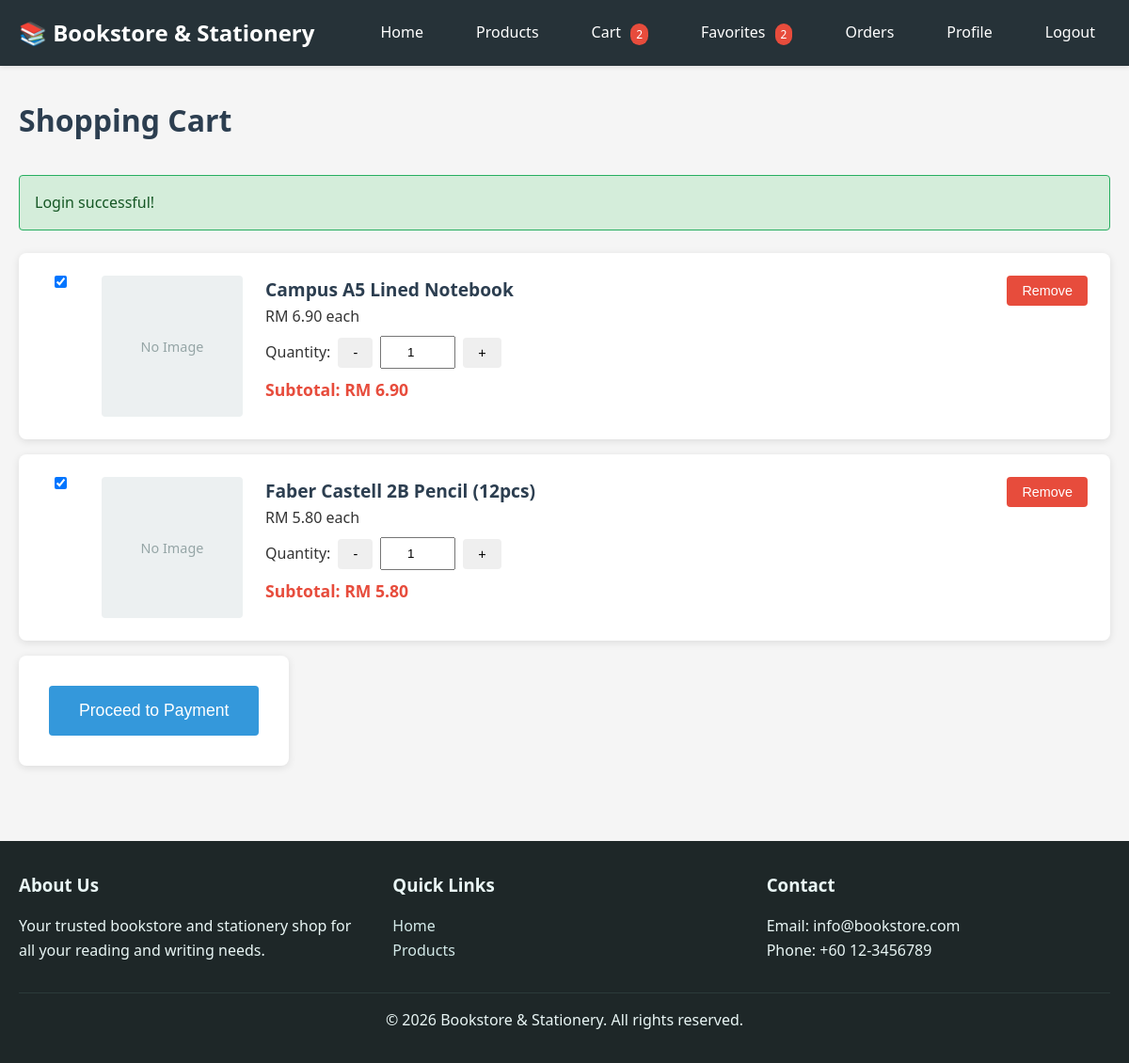
Screenshot of /cart/view.php (signed in) with the database file from the repository.
### tables this page shows
CREATE TABLE `shopping_cart` (
  `cart_id` varchar(10) NOT NULL,
  `member_id` varchar(10) NOT NULL,
  `product_id` varchar(10) NOT NULL,
  `quantity` int(11) NOT NULL DEFAULT 1
);

CREATE TABLE `product` (
  `product_id` varchar(10) NOT NULL,
  `category_id` varchar(10) NOT NULL,
  `name` varchar(150) NOT NULL,
  `description` text DEFAULT NULL,
  `price` decimal(10,2) NOT NULL,
  `stock` int(11) NOT NULL DEFAULT 0,
  `created_by` varchar(10) DEFAULT NULL,
  `updated_by` varchar(10) DEFAULT NULL,
  `created_at` datetime DEFAULT current_timestamp(),
  `is_hidden` tinyint(1) NOT NULL DEFAULT 0
);

### config/functions.php (called while the page is built, shortened)
<?php
function formatPrice($price) {
    return 'RM ' . number_format($price, 2);
}
function getCartItems($pdo, $memberId) {
    $stmt = $pdo->prepare("SELECT c.*, p.name as product_name, p.price, p.stock,
                          (SELECT filename FROM product_photo WHERE product_id = p.product_id LIMIT 1) as image_path
                          FROM shopping_cart c
                          JOIN product p ON c.product_id = p.product_id
                          WHERE c.member_id = ?
                          ORDER BY c.cart_id DESC");
    $stmt->execute([$memberId]);
    $items = $stmt->fetchAll();
    foreach ($items as &$item) {
        $item['stock_quantity'] = $item['stock'] ?? 0;
    }
    return $items;
}
?>

### includes/components/cart_item.php (the view, shortened to what this page needs)
<?php
require_once __DIR__ . '/../../config/functions.php';
?>
<div class="cart-item">
    <div class="cart-item-selector">
        <input type="checkbox" name="selected_cart_ids[]" value="<?php echo $item['cart_id']; ?>" form="checkout-selection-form" checked>
    </div>
    <div class="cart-item-image">
        <?php if (!empty($item['image_path']) && file_exists(__DIR__ . '/../..' . $item['image_path'])): ?>
            <img src="<?php echo htmlspecialchars($item['image_path']); ?>"
                 alt="<?php echo htmlspecialchars($item['product_name']); ?>">
        <?php else: ?>
            <div class="product-image-placeholder" style="width: 100%; height: 100%;">
                <span>No Image</span>
            </div>
        <?php endif; ?>
    </div>
    <div class="cart-item-info">
        <h3 class="cart-item-name">
            <a href="/product/detail.php?id=<?php echo $item['product_id']; ?>">
                <?php echo htmlspecialchars($item['product_name']); ?>
            </a>
        </h3>
        <p class="cart-item-price"><?php echo formatPrice($item['price']); ?> each</p>
        <div class="cart-item-quantity">
            <form method="POST" action="/cart/update.php" class="update-quantity-form" data-cart-id="<?php echo $item['cart_id']; ?>">
                <label for="quantity_<?php echo $item['cart_id']; ?>">Quantity:</label>
                <div style="display:flex; gap:0.5rem; align-items:center;">
                    <button type="button" class="btn btn-sm qty-decrease" data-cart-id="<?php echo $item['cart_id']; ?>">-</button>
                    <input type="number" id="quantity_<?php echo $item['cart_id']; ?>"
                           name="quantity" value="<?php echo $item['quantity']; ?>"
                           min="0" max="<?php echo $item['stock_quantity']; ?>" required style="width:80px; text-align:center;">
                    <button type="button" class="btn btn-sm qty-increase" data-cart-id="<?php echo $item['cart_id']; ?>">+</button>
                </div>
            </form>
        </div>
        <p class="cart-item-subtotal">Subtotal: <?php echo formatPrice($item['price'] * $item['quantity']); ?></p>
    </div>
    <div class="cart-item-actions">
        <form method="POST" action="/cart/delete.php" class="delete-cart-item-form">
            <button type="submit" class="btn btn-danger btn-sm" onclick="return confirm('Remove this item from cart?');">Remove</button>
        </form>
    </div>
</div>

### cart/view.php (shortened to what this page needs)
<?php
require_once __DIR__ . '/../config/db.php';
require_once __DIR__ . '/../config/functions.php';
require_once __DIR__ . '/../includes/_head.php';
require_once __DIR__ . '/../includes/_header.php';
$cartItems = getCartItems($pdo, $_SESSION['member_id']);
?>
<main>
    <div class="container">
        <h1 class="page-title">Shopping Cart</h1>
        <?php if (isset($_SESSION['success'])): ?>
            <div class="success-message"><?php echo htmlspecialchars($_SESSION['success']); unset($_SESSION['success']); ?></div>
        <?php endif; ?>
        <?php if (empty($cartItems)): ?>
            <div class="info-message">
                <p>Your cart is empty. <a href="/product/list.php">Browse products</a> to add items.</p>
            </div>
        <?php else: ?>
            <div class="cart-items">
                <?php foreach ($cartItems as $item): ?>
                    <?php include __DIR__ . '/../includes/components/cart_item.php'; ?>
                <?php endforeach; ?>
            </div>
            <div class="cart-actions" style="display:flex; gap:1rem;">
                <form id="checkout-selection-form" method="POST" action="/order/checkout_paypal.php" class="cart-summary" style="margin:0;">
                    <button type="submit" class="btn btn-primary btn-large">Proceed to Payment</button>
                </form>
            </div>
        <?php endif; ?>
    </div>
</main>
<?php require_once __DIR__ . '/../includes/_footer.php'; ?>

### assets/css/style.css (style rules this page uses)
* { margin: 0; padding: 0; box-sizing: border-box; }
body { font-family: 'Segoe UI', Tahoma, Geneva, Verdana, sans-serif; line-height: 1.6; color: #333; background-color: #f5f5f5; }
.container { max-width: 1200px; margin: 0 auto; padding: 0 20px; }
main { min-height: calc(100vh - 200px); padding: 2rem 0; }
.page-title { margin-bottom: 2rem; color: #2c3e50; }
.product-image-placeholder { width: 100%; height: 100%; display: flex; align-items: center; justify-content: center; background-color: #ecf0f1; color: #95a5a6; font-size: 0.9rem; text-align: center; }
.btn { display: inline-block; padding: 0.75rem 1.5rem; border: none; border-radius: 4px; cursor: pointer; text-decoration: none; font-size: 1rem; transition: background-color 0.3s; }
.btn-primary { background-color: #3498db; color: white; }
.btn-danger { background-color: #e74c3c; color: white; }
.btn-sm { padding: 0.5rem 1rem; font-size: 0.9rem; }
.btn-large { padding: 1rem 2rem; font-size: 1.1rem; }
.cart-item { display: grid; grid-template-columns: 40px 150px 1fr auto; gap: 1.5rem; background: white; padding: 1.5rem; border-radius: 8px; box-shadow: 0 2px 8px rgba(0,0,0,0.1); margin-bottom: 1rem; }
.cart-item-selector { display: flex; align-items: flex-start; justify-content: center; }
.cart-item-image { width: 150px; height: 150px; overflow: hidden; display: flex; align-items: center; justify-content: center; }
.cart-item-image .product-image-placeholder { width: 100%; height: 100%; border-radius: 4px; }
.cart-item-info { flex: 1; }
.cart-item-name a { color: #2c3e50; text-decoration: none; font-size: 1.2rem; }
.cart-item-subtotal { font-size: 1.1rem; font-weight: bold; color: #e74c3c; margin-top: 0.5rem; }
.update-quantity-form { display: flex; align-items: center; gap: 0.5rem; margin: 0.5rem 0; }
.update-quantity-form input { width: 80px; padding: 0.5rem; }
.cart-summary { background: white; padding: 2rem; border-radius: 8px; box-shadow: 0 2px 8px rgba(0,0,0,0.1); margin-top: 2rem; }
.success-message { background-color: #d4edda; border: 1px solid #27ae60; border-radius: 4px; padding: 1rem; margin-bottom: 1.5rem; color: #155724; }

### rows the page displays
shopping_cart: product.name "Campus A5 Lined Notebook", product.price "RM 6.90", quantity "1", formatPrice($item['price'] * $item['quantity']) "RM 6.90"
shopping_cart: product.name "Faber Castell 2B Pencil (12pcs)", product.price "RM 5.80", quantity "1", formatPrice($item['price'] * $item['quantity']) "RM 5.80"

### other values shown
$cart_count "2"
$favorites_count "2"
$_SESSION['success'] "Login successful!"
